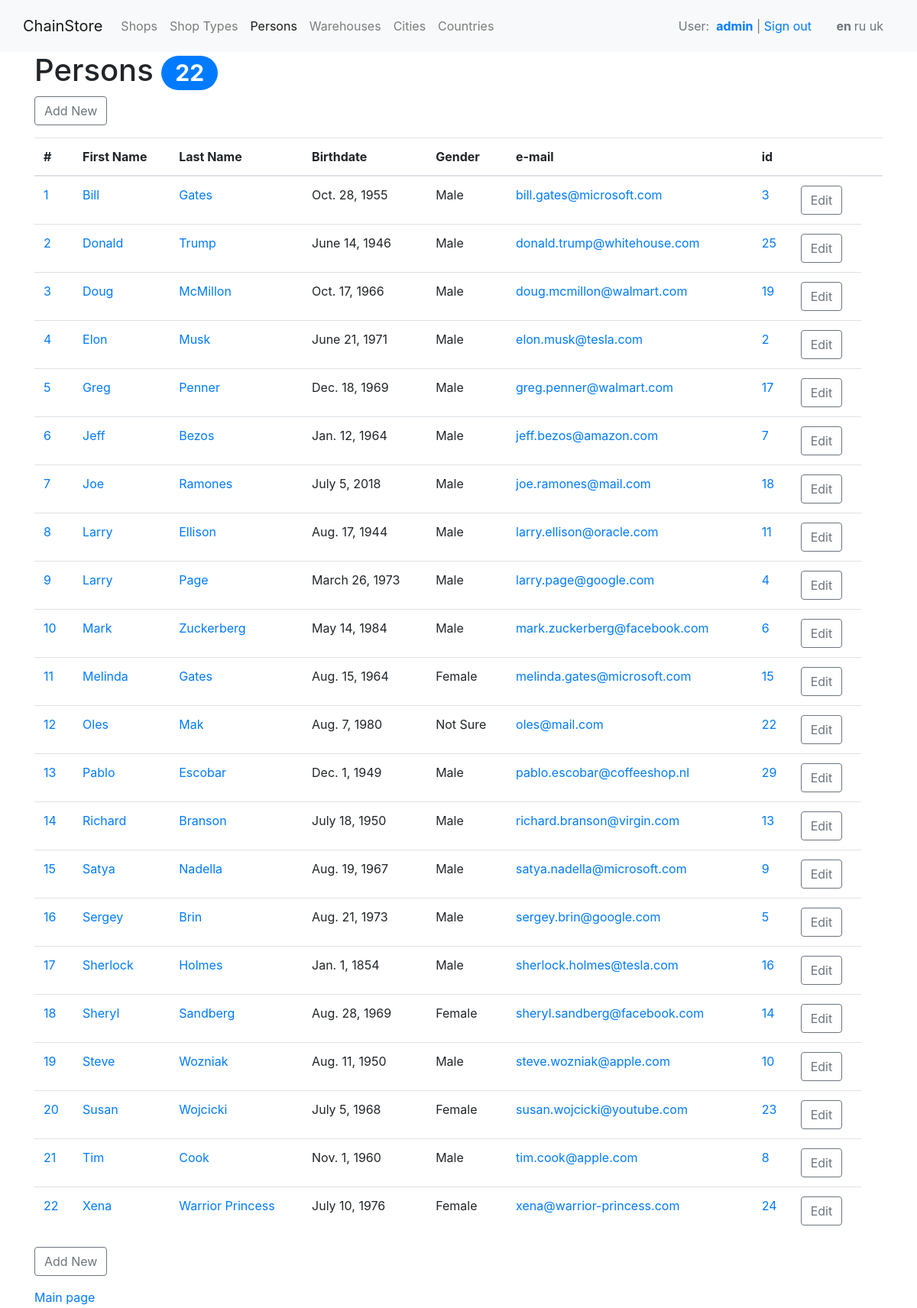
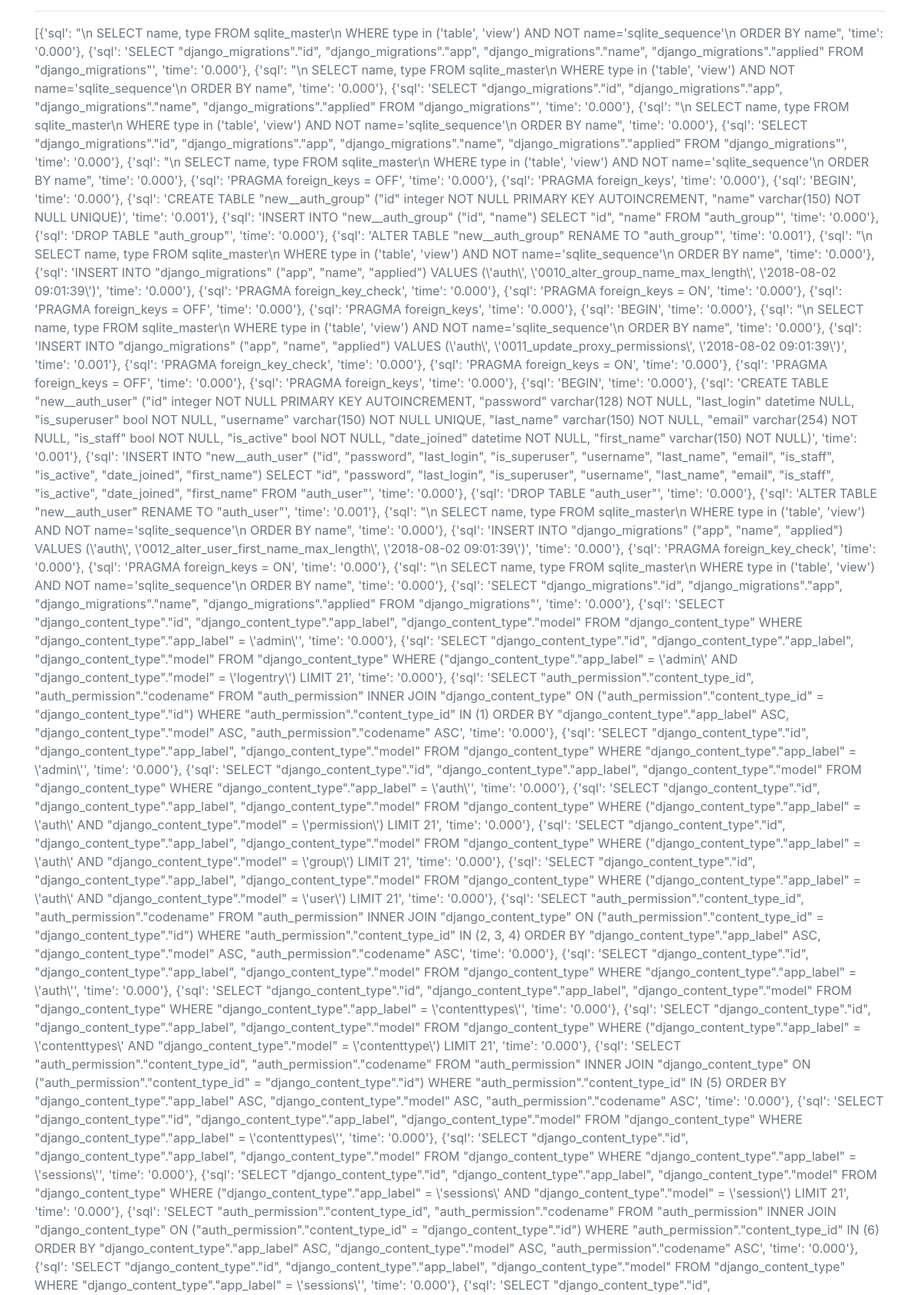
Page /person/ (signed in, upper part) on the committed database (2 pictures, top to bottom).
### person/models.py (models this page shows, shortened)
class Person(models.Model):
    GENDER_MALE = True
    GENDER_FEMALE = False
    GENDER_NOT_SURE = None
    GENDER_CHOISES = (
        (GENDER_MALE, _('Male')),
        (GENDER_FEMALE, _('Female')),
        (GENDER_NOT_SURE, _('Not Sure')),
    )
    first_name = models.CharField(max_length=50, verbose_name=_('First Name'))
    last_name = models.CharField(max_length=50, verbose_name=_('Last Name'))
    birthdate = models.DateField(default=datetime.datetime.now, verbose_name=_('birthdate'))
    gender = models.NullBooleanField(choices=GENDER_CHOISES, verbose_name=_('gender'))
    email = models.EmailField(max_length=70, unique=True, verbose_name='e-mail')
    class Meta:
        verbose_name = _('Person')
        verbose_name_plural = _('Persons')
        ordering = ('first_name', 'last_name')

### person/views.py (the view)
# urls.py: path('person/', login_required(PersonList.as_view()), name='person'),
class PersonList(ListView):
    model = Person
    context_object_name = 'persons'
    template_name = 'person/person_list.html'
    def get_context_data(self, **kwargs):
        context = super().get_context_data(**kwargs)
        context['main_menu_key'] = 'persons'
        return context

### chainstore/context_processors.py (called while the page is built)
def copyright_year():
    opening_year = 2018
    current_year = datetime.now().year
    if current_year > opening_year:
        return f'{opening_year}-{current_year}'
    return opening_year

def chainstore_constants(request):
    return {
        'AUTHOR': 'Maksym Skorupskyi',
        'WEBSITE': 'ChainStore',
        'COPYRIGHT_YEAR': copyright_year(),
        'MAIN_MENU': MAIN_MENU,
        'sql_queries': connection.queries,
    }

### chainstore/templatetags/chainstore_template_tags.py (called while the page is built)
@register.inclusion_tag('chainstore/tags/messages.html', takes_context=True)
def show_messages(context, show=True):
    return {'messages': (context.get('messages') if show else None)}

### person/templates/person/person_list.html (shortened to what this page needs)
{% extends 'base.html' %}
{% load i18n %}
{% block content %}
    <h1>{% trans 'Persons'|capfirst %} <span class="badge badge-pill badge-primary">{{ persons|length }}</span></h1>
    {% if perms.person.add_person %}
        {% include "chainstore/button_add.html" %}
    {% endif %}
    {% if persons %}
        <table class="table">
            <thead>
            <tr>
                <th>#</th>
                <th>{% trans 'First Name'|capfirst %}</th>
                <th>{% trans 'Last Name'|capfirst %}</th>
                <th>{% trans 'Birthdate'|capfirst %}</th>
                <th>{% trans 'gender'|capfirst %}</th>
                <th>e-mail</th>
                <th>id</th>
                <th></th>
                {% if perms.person.add_person %}
                    <th></th>
                {% endif %}
            </tr>
            </thead>
            <tbody>
            {% for person in persons %}
                <tr>
                    <td><a href="{% url 'person' pk=person.pk %}">{{ forloop.counter }}</a></td>
                    <td><a href="{% url 'person' pk=person.pk %}">{{ person.first_name }}</a></td>
                    <td><a href="{% url 'person' pk=person.pk %}">{{ person.last_name }}</a></td>
                    <td>{{ person.birthdate }}</td>
                    <td>{{ person.get_gender_display }}</td>
                    <td>{{ person.email|urlize }}</td>
                    <td><a href="{% url 'person' pk=person.pk %}">{{ person.pk }}</a></td>
                    {% if perms.person.add_person %}
                        <td><a href="{% url 'person' pk=person.pk %}edit">
                            <button type="button" class="btn btn-outline-secondary">{% trans 'Edit' %}</button>
                        </a>
                        </td>
                    {% endif %}
                </tr>
            {% endfor %}
            </tbody>
        </table>
    {% else %}
        <p class="text-muted">
            <i>List of Persons is empty.</i>
        </p>
    {% endif %}
    {% if perms.person.add_person %}
        {% include "chainstore/button_add.html" %}
    {% endif %}
{% endblock %}

### templates/header.html (shortened to what this page needs)
{% load i18n %}
<nav class="navbar navbar-expand navbar-light bg-light flex-column flex-md-row bd-navbar">
    <div class="container">
        <a class="navbar-brand" href="{% url 'main' %}">{{ WEBSITE }}</a>
        <div class="collapse navbar-collapse" id="navbarSupportedContent">
            <ul class="navbar-nav mr-auto">
                {% for key, item in MAIN_MENU %}
                    <li {% if main_menu_key == key %} class="active"{% endif %}>
                        <a class="nav-link" href="{{ item.url }}">{{ item.title }}</a>
                    </li>
                {% endfor %}
            </ul>
        </div>
        <div class="nav navbar-right text-secondary" style="padding: 14px;">
            {% if user.is_authenticated %}
                User: &nbsp<a href="{% url 'login' %}" style="font-weight: bold;">{{ user.username }}</a>
                 &nbsp|&nbsp <a href="{% url 'logout' %}">Sign out</a>&nbsp
            {% else %}
                You are not logged in: &nbsp
                <a href="{% url 'login' %}">Sign in</a>
            {% endif %}
        </div>
        <div class="nav navbar-right" style="padding: 14px;">
            <form action="{% url 'set_language' %}" method="post">
                {% get_language_info_list for LANGUAGES as languages %}
                {% for language in languages %}
                    <a href="#" title="{{ language.name_local }}" class="text-secondary"
                       {% if language.code == LANGUAGE_CODE %}style="font-weight: bold;"{% endif %}
                       onclick="$('#set_lang_code').val('{{ language.code }}').closest('form').submit(); return false;">
                        {{ language.code }} </a>
                {% endfor %}
            </form>
        </div>
    </div>
</nav>

### chainstore/static/chainstore/css/style.css (style rules this page uses)
html { position: relative; min-height: 100%; }
body { margin-bottom: 50px; }

### rows in the picture
Person: first_name "Bill", last_name "Gates", birthdate "Oct. 28, 1955", gender "Male", email "bill.gates@microsoft.com", pk "3"
Person: first_name "Donald", last_name "Trump", birthdate "June 14, 1946", gender "Male", email "donald.trump@whitehouse.com", pk "25"
Person: first_name "Doug", last_name "McMillon", birthdate "Oct. 17, 1966", gender "Male", email "doug.mcmillon@walmart.com", pk "19"
Person: first_name "Elon", last_name "Musk", birthdate "June 21, 1971", gender "Male", email "elon.musk@tesla.com", pk "2"
Person: first_name "Greg", last_name "Penner", birthdate "Dec. 18, 1969", gender "Male", email "greg.penner@walmart.com", pk "17"
Person: first_name "Jeff", last_name "Bezos", birthdate "Jan. 12, 1964", gender "Male", email "jeff.bezos@amazon.com", pk "7"
Person: first_name "Joe", last_name "Ramones", birthdate "July 5, 2018", gender "Male", email "joe.ramones@mail.com", pk "18"
Person: first_name "Larry", last_name "Ellison", birthdate "Aug. 17, 1944", gender "Male", email "larry.ellison@oracle.com", pk "11"
Person: first_name "Larry", last_name "Page", birthdate "March 26, 1973", gender "Male", email "larry.page@google.com", pk "4"
Person: first_name "Mark", last_name "Zuckerberg", birthdate "May 14, 1984", gender "Male", email "mark.zuckerberg@facebook.com", pk "6"
Person: first_name "Melinda", last_name "Gates", birthdate "Aug. 15, 1964", gender "Female", email "melinda.gates@microsoft.com", pk "15"
Person: first_name "Oles", last_name "Mak", birthdate "Aug. 7, 1980", gender "Not Sure", email "oles@mail.com", pk "22"
Person: first_name "Pablo", last_name "Escobar", birthdate "Dec. 1, 1949", gender "Male", email "pablo.escobar@coffeeshop.nl", pk "29"
Person: first_name "Richard", last_name "Branson", birthdate "July 18, 1950", gender "Male", email "richard.branson@virgin.com", pk "13"
Person: first_name "Satya", last_name "Nadella", birthdate "Aug. 19, 1967", gender "Male", email "satya.nadella@microsoft.com", pk "9"
Person: first_name "Sergey", last_name "Brin", birthdate "Aug. 21, 1973", gender "Male", email "sergey.brin@google.com", pk "5"
Person: first_name "Sherlock", last_name "Holmes", birthdate "Jan. 1, 1854", gender "Male", email "sherlock.holmes@tesla.com", pk "16"
Person: first_name "Sheryl", last_name "Sandberg", birthdate "Aug. 28, 1969", gender "Female", email "sheryl.sandberg@facebook.com", pk "14"
Person: first_name "Steve", last_name "Wozniak", birthdate "Aug. 11, 1950", gender "Male", email "steve.wozniak@apple.com", pk "10"
Person: first_name "Susan", last_name "Wojcicki", birthdate "July 5, 1968", gender "Female", email "susan.wojcicki@youtube.com", pk "23"
Person: first_name "Tim", last_name "Cook", birthdate "Nov. 1, 1960", gender "Male", email "tim.cook@apple.com", pk "8"
Person: first_name "Xena", last_name "Warrior Princess", birthdate "July 10, 1976", gender "Female", email "xena@warrior-princess.com", pk "24"

### other values in the picture
{{ WEBSITE }} "ChainStore"
{{ item.title }} "Shops" "Shop Types" "Persons" "Warehouses" "Cities" "Countries"
{{ user.username }} "admin"
{{ language.code }} "en" "ru" "uk"
{{ persons|length }} "22"
